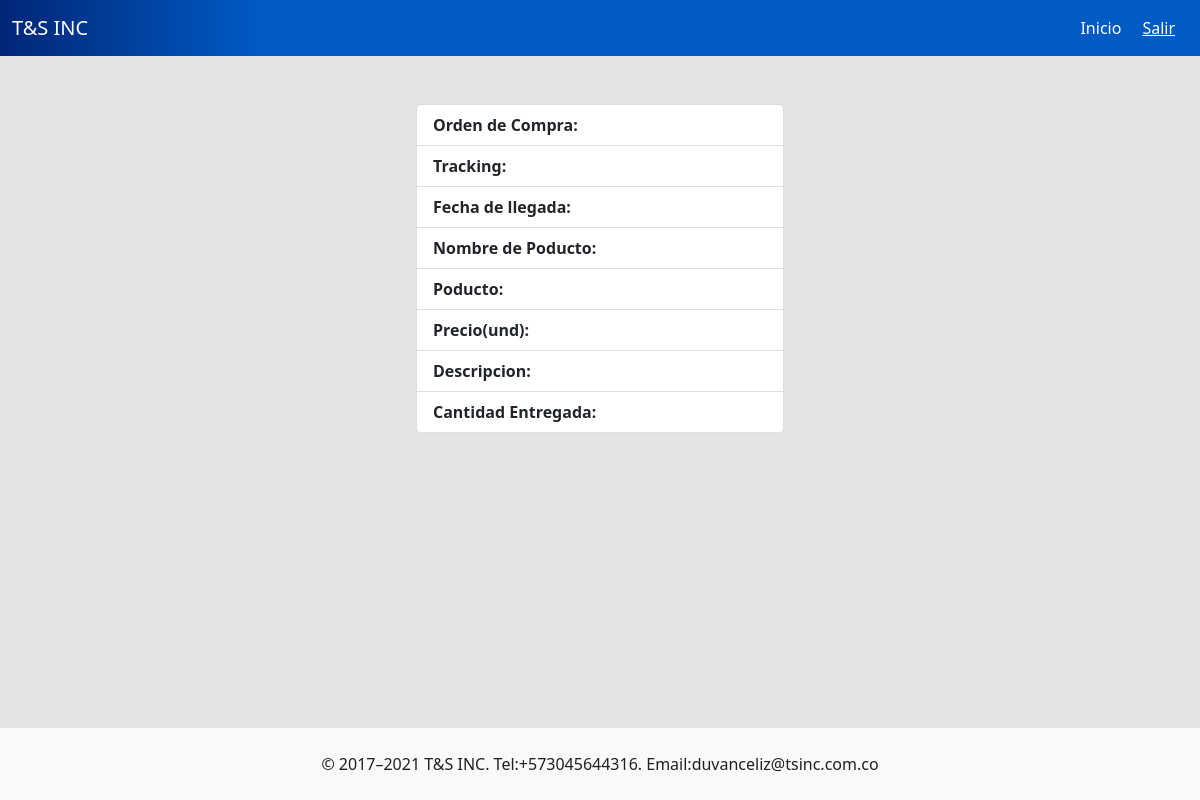
The app's page /entryinfo/137 (signed in), older data.
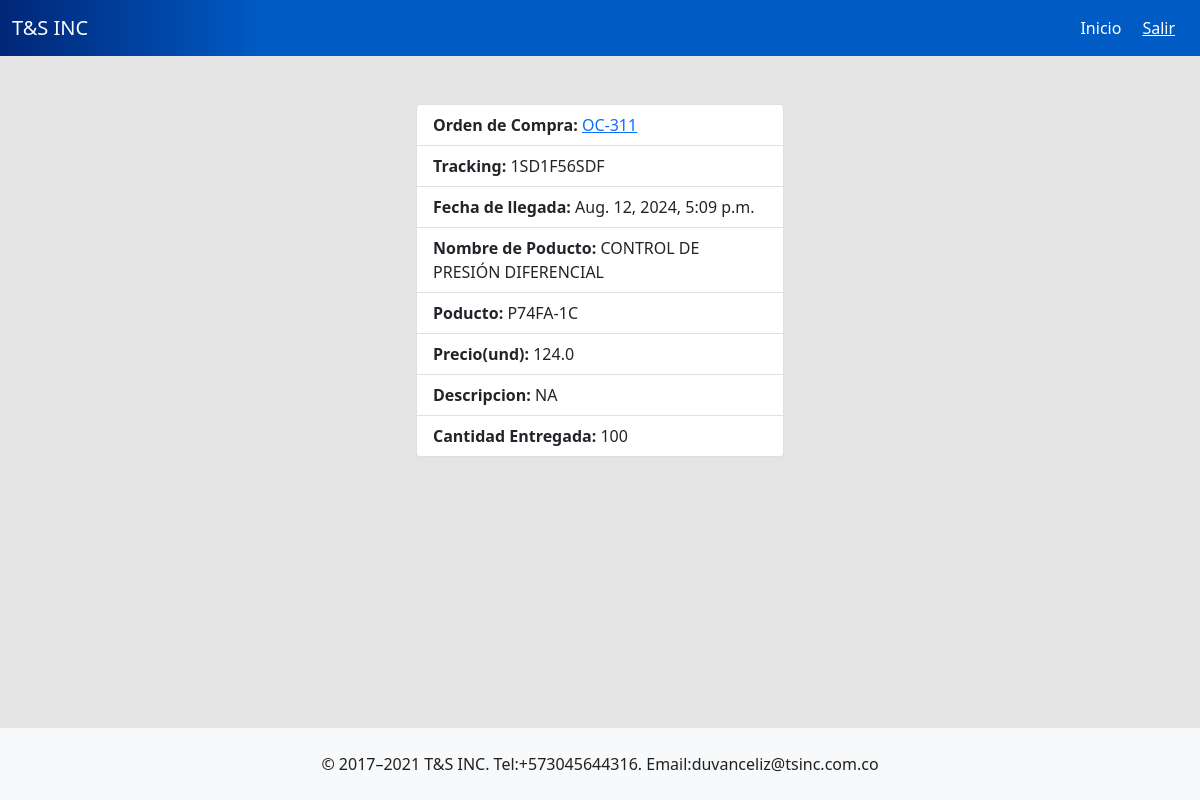
The same page, newer data.
### tsinc/models.py (models this page shows, shortened)
class OrderEntry(models.Model):
    order = models.ForeignKey(PurcharseOrder,on_delete=models.CASCADE)
    tracking = models.CharField(max_length=200, null=True)
    product = models.ForeignKey(OrderProduct,on_delete=models.CASCADE)
    price = models.FloatField(default=0)
    quantity = models.IntegerField(default=0)
    added = models.BooleanField(default=False)
    date = models.DateTimeField(default=timezone.now)

class PurcharseOrder(models.Model):
    code =  models.CharField(max_length=200)
    supplier = models.CharField(max_length=200, null=True)
    nit = models.CharField(max_length=100, null=True)
    address = models.CharField(max_length=100, null=True)
    phone = models.CharField(max_length=100, null=True)
    customer = models.CharField(max_length=200, null=True)
    cost_center = models.CharField(max_length=200, null=True)
    inspector = models.CharField(max_length=200, null=True)
    supervisor = models.CharField(max_length=200, null=True)
    trm = models.FloatField(default=0)
    total_price = models.FloatField(default=0)
    total_quantity = models.IntegerField(default=0)
    usersession = models.ForeignKey(User,on_delete=models.CASCADE, null=True)
    progress = models.IntegerField(default=0)
    date = models.DateTimeField(default=timezone.now)

class OrderProduct(models.Model):
    product = models.ForeignKey(Product,on_delete=models.CASCADE)
    quantity = models.IntegerField(default=0)
    price = models.FloatField(default=0)
    order = models.ForeignKey(PurcharseOrder,on_delete=models.CASCADE,null=True)

class Product(models.Model):
    code = models.CharField(max_length=200, default=None)
    product_name = models.CharField(max_length=200, default=None)
    factory_ref = models.CharField(max_length=200, default=None)
    model = models.CharField(max_length=200, default=None)
    sale_price = models.FloatField(default=0)
    purcharse_price = models.FloatField(default=0)
    brand = models.CharField(max_length=200, default=None)
    location = models.CharField(max_length=200, default=None)
    quantity = models.IntegerField()
    point = models.CharField(max_length=100,null=True,blank=True)
    description = models.TextField(validators=[MaxLengthValidator(500)], null=True)
    min_stock = models.IntegerField(default=0)
    iva = models.BooleanField(default=False)
    date = models.DateField(default=datetime.date.today)

### tsinc/views.py (the view)
# urls.py: path('entryinfo/<int:id>', views.entry_info, name='entry_info'),
@login_required
def entry_info(request,id):
    entry = OrderEntry.objects.filter(id=id).first()
    return render(request,"entryinfo.html",{'entry':entry})

### tsinc/templates/entryinfo.html
{% extends 'layout.html' %} {% block body %}
<div class="container">
 <div class="row">
    <div class="col-md-4"></div>
    <div class="col-md-4">
        <ul class="list-group">
            <li class="list-group-item"><strong>Orden de Compra: </strong><a href="{% url 'order_product_info' entry.order.id %}">{{entry.order.code}}</a></li>
            <li class="list-group-item"><strong>Tracking: </strong>{{entry.tracking}}</li>
            <li class="list-group-item"><strong>Fecha de llegada: </strong>{{entry.date}}</li>
            <li class="list-group-item"><strong>Nombre de Poducto: </strong>{{entry.product.product.product_name}}</li>
            <li class="list-group-item"><strong>Poducto: </strong>{{entry.product.product.model}}</li>
            <li class="list-group-item"><strong>Precio(und): </strong>{{entry.price}}</li>
            <li class="list-group-item"><strong>Descripcion: </strong>{{entry.product.product.description}}</li>
            <li class="list-group-item"><strong>Cantidad Entregada: </strong>{{entry.quantity}}</li>
          </ul>
    </div>
    <div class="col-md-4"></div>
 </div>
  </div>
{% endblock %}

Row changes from the older to the newer data that the page shows:
added OrderEntry: order.code "OC-311", tracking "1SD1F56SDF", date "Aug. 12, 2024, 5:09 p.m.", product.product.product_name "CONTROL DE PRESIÓN DIFERENCIAL", product.product.model "P74FA-1C", price "124.0", product.product.description "NA", quantity "100"
